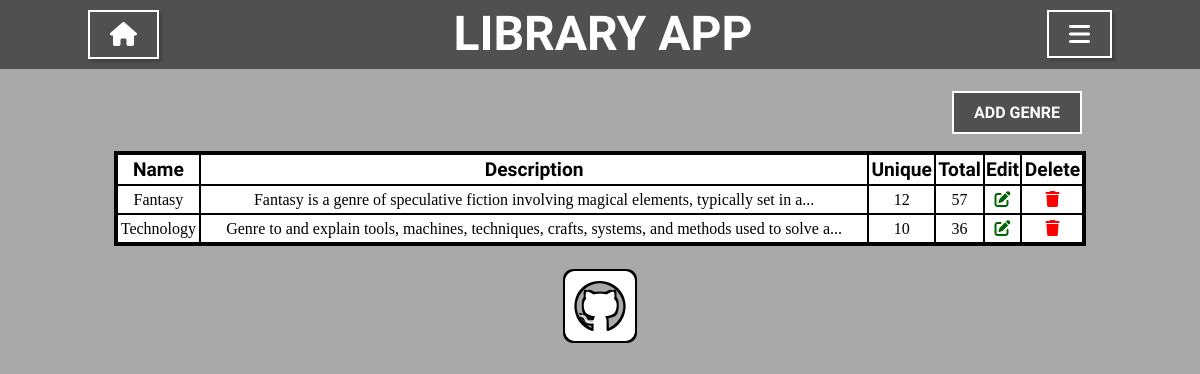
Before: /genres/ with the older database file.
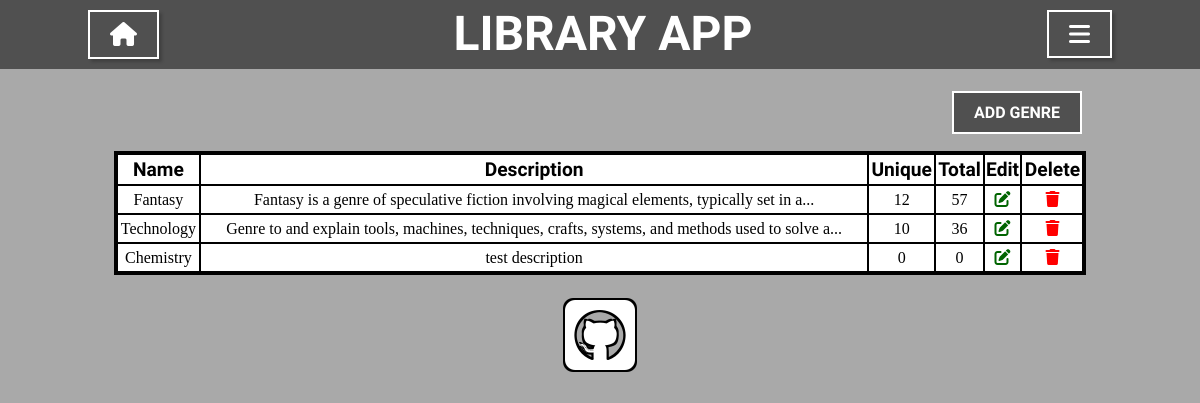
After: the same page with the newer database file.
### library_app/models/genre.py (models this page shows, shortened)
class Genre(db.Model):
    id = db.Column(db.Integer, primary_key=True)
    name = db.Column(db.String(20), unique=True, nullable=False)
    description = db.Column(db.String(255), nullable=False)
    books = db.relationship('Book', cascade="all,delete",
                            backref='genre', lazy=True)
    def to_dict(self):
        return {
            'name': self.name,
            'description': self.description,
            'unique_books': len(self.books),
            'total_copies': sum([book.copies for book in self.books])
        }

### library_app/views/genres.py (the view)
@genres.route('/')
def genres_page():
    title = 'Genres'
    genres_list = genre_service.get_all_genres()
    if genres_list == 'Error':
        genres_list = None
    return render_template('genres.html', genres_list=genres_list)

### library_app/service/genre_service.py (called while the page is built)
def get_all_genres():
    genres = Genre.query.all()
    if genres:
        return [genre.to_dict() for genre in genres]
    return 'Error'

### library_app/templates/genres.html
{% extends 'base.html' %}
{% block content %}
        <div class="controls">
            <div class="form_buttons">
                <a href="{{ url_for('genres.add_genre') }}" class="button">Add Genre</a>
            </div>
        </div>
        {% if genres_list %}
            <table>
                <tr>
                    <th>Name</th>
                    <th>Description</th>
                    <th>Unique</th>
                    <th>Total</th>
                    <th>Edit</th>
                    <th>Delete</th>
                </tr>
                {% for genre in genres_list %}
                <tr>
                    <td>{{ genre.name | title }}</td>
                    <td>{{ genre.description | truncate(length=100, end='...')}}</td>
                    <td>{{ genre.unique_books }}</td>
                    <td>{{ genre.total_copies }}</td>
                    <td><a href="{{ url_for('genres.update_genre', genre_name=genre.name) }}"><i style="color: darkgreen" class="fas fa-edit"></i></a></td>
                    <td><a href="{{ url_for('genres.delete_genre', genre_name=genre.name) }}"><i style="color: red" class="fas fa-trash"></i></a></td>
                </tr>
                {% endfor %}
            </table>
        {% endif %}
{% endblock %}

### library_app/templates/base.html (shortened to what this page needs)
<!doctype html>
<html lang="en">
<head>
    <link rel="stylesheet" type="text/css" href="{{ url_for('static', filename='css/css-reset.css') }}">
    <link rel="stylesheet" type="text/css" href="{{ url_for('static', filename='css/styles.css') }}">
</head>
<body>
    <div class="container">
        <header>
            <div class="nav_bar">
                <a href="{{ url_for('index.index_page') }}" class="nav_bar_button"><i class="fas fa-home"></i></a>
                {% if title %}
                    <h1>{{ title }}</h1>
                {% else %}
                    <h1>Library App</h1>
                {% endif %}
                <div class="dropdown_menu">
                    <i class="fas fa-bars nav_bar_button"></i>
                </div>
            </div>
        </header>
        <main>
            {% block content %}
            {% endblock %}
        </main>
        <footer>
            <a href="https://github.com/lordwerneo/epam-library"><i class="fab fa-github-square icon"></i></a>
        </footer>
    </div>
</body>

### library_app/static/css/styles.css (style rules this page uses)
body { background-color: darkgrey; background-repeat: no-repeat; background-position: center top; }
a { color: white; text-decoration: none; font-family: 'Source Sans Pro', sans-serif; font-weight: 700; }
header div a i { color: white; }
h1 { color: white; font-family: 'Source Sans Pro', sans-serif; font-weight: 700; font-size: 3rem; }
header { width: 100%; background-color: #505050; position: fixed; }
.nav_bar { max-width: 1024px; display: flex; margin: 10px auto; justify-content: space-between; }
.nav_bar h1 { text-transform: uppercase; }
.nav_bar_button { color: white; font-size: 1.5rem; border: solid 2px white; text-transform: uppercase; padding: 10px 20px; box-shadow: 3px 3px 3px rgba(0, 0, 0, 0.2); }
.dropdown_menu { position: relative; display: inline-block; }
main { max-width: 1024px; padding-top: 90px; margin: 0 auto; text-align: center; }
a i { color: black; }
.controls { display: flex; justify-content: flex-end; padding-bottom: 30px; }
.form_buttons { padding-top: 15px; padding-right: 30px; }
.button { background-color: #505050; padding: 10px 20px; border: 2px solid white; text-transform: uppercase; }
table { background-color: white; border-collapse: collapse; border: 4px solid black; table-layout: auto; width: 95%; margin: 0 auto; }
th { font-family: 'Source Sans Pro', sans-serif; font-weight: 700; font-size: 1.2rem; }
td { font-family: "Times New Roman", Times, serif; font-size: 1rem; }
th,td { border: 2px solid black; padding: 5px 0; }
footer { max-width: 1024px; margin: 0 auto; text-align: center; }
.icon { margin-top: 20px; font-size: 5rem; color: white; text-shadow: -2px -2px 0 #000, 2px -2px 0 #000, -2px 2px 0 #000, 2px 2px 0 #000; }

Changed rows visible on the page:
added Genre: name "Chemistry", description "test description", unique_books "0", total_copies "0"
